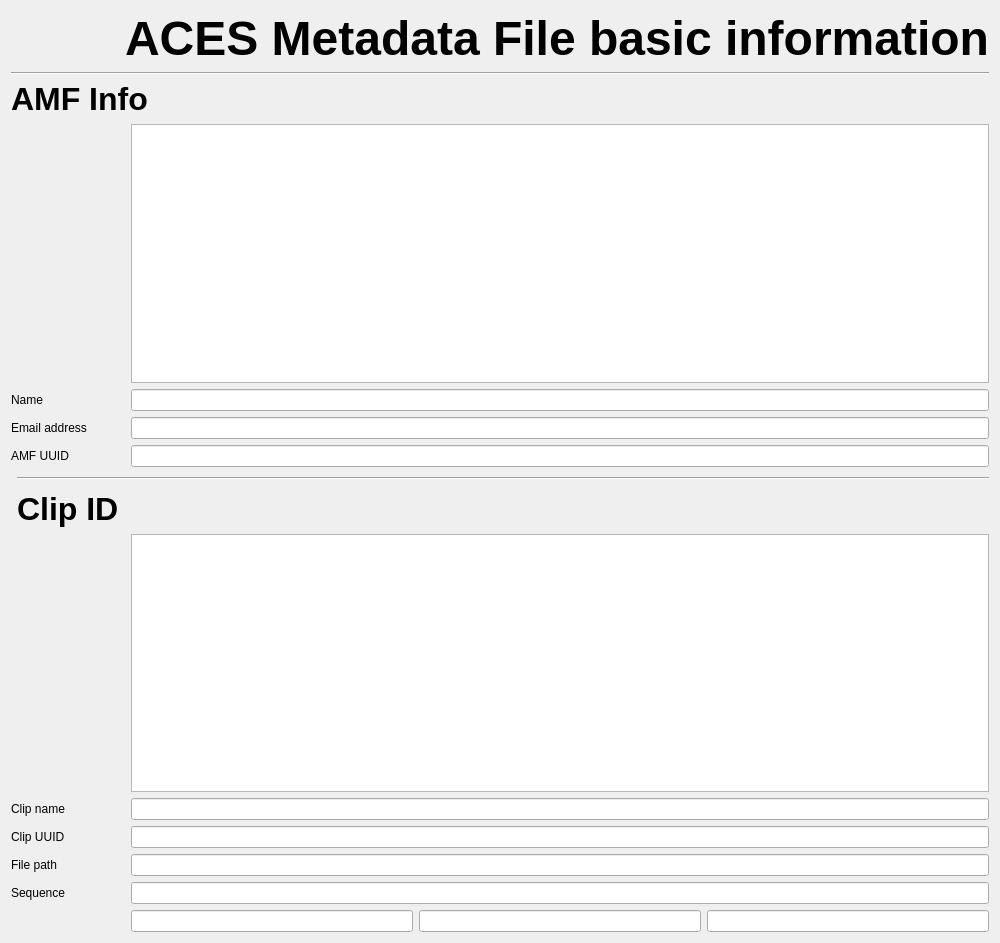
              <widget class="QWidget" name="scrollAreaWidgetContents_3">
               <property name="geometry">
                <rect>
                 <x>0</x>
                 <y>0</y>
                 <width>870</width>
                 <height>943</height>
                </rect>
               </property>
               <layout class="QGridLayout" name="gridLayout_28">
                <item row="10" column="1">
                 <widget class="QLabel" name="label_53">
                  <property name="text">
                   <string>&lt;html&gt;&lt;head/&gt;&lt;body&gt;&lt;p&gt;&lt;span style=&quot; font-size:24pt; font-weight:600;&quot;&gt; Clip ID&lt;/span&gt;&lt;/p&gt;&lt;/body&gt;&lt;/html&gt;</string>
                  </property>
                 </widget>
                </item>
                <item row="6" column="0" colspan="2">
                 <widget class="QLabel" name="label_54">
                  <property name="text">
                   <string>AMF UUID</string>
                  </property>
                 </widget>
                </item>
                <item row="13" column="0" colspan="2">
                 <widget class="QLabel" name="label_55">
                  <property name="text">
                   <string>Clip UUID</string>
                  </property>
                 </widget>
                </item>
                <item row="14" column="0" colspan="2">
                 <widget class="QLabel" name="label_56">
                  <property name="text">
                   <string>File path</string>
                  </property>
                 </widget>
                </item>
                <item row="2" column="0" colspan="4">
                 <widget class="QLabel" name="label_57">
                  <property name="text">
                   <string>&lt;html&gt;&lt;head/&gt;&lt;body&gt;&lt;p&gt;&lt;span style=&quot; font-size:24pt; font-weight:600;&quot;&gt; AMF Info&lt;/span&gt;&lt;/p&gt;&lt;/body&gt;&lt;/html&gt;</string>
                  </property>
                 </widget>
                </item>
                <item row="3" column="3" colspan="3">
                 <widget class="QTextEdit" name="textEdit_11"/>
                </item>
                <item row="12" column="0" colspan="2">
                 <widget class="QLabel" name="label_58">
                  <property name="text">
                   <string>Clip name</string>
                  </property>
                 </widget>
                </item>
                <item row="5" column="3" colspan="3">
                 <widget class="QLineEdit" name="lineEdit_43"/>
                </item>
                <item row="4" column="0" colspan="3">
                 <widget class="QLabel" name="label_59">
                  <property name="text">
                   <string>Name</string>
                  </property>
                 </widget>
                </item>
                <item row="0" column="2" colspan="4">
                 <widget class="QLabel" name="label_60">
                  <property name="palette">
                   <palette>
                    <active>
                     <colorrole role="WindowText">
                      <brush brushstyle="SolidPattern">
                       <color alpha="255">
                        <red>0</red>
                        <green>0</green>
                        <blue>0</blue>
                       </color>
                      </brush>
                     </colorrole>
                     <colorrole role="Button">
                      <brush brushstyle="SolidPattern">
                       <color alpha="255">
                        <red>223</red>
                        <green>223</green>
                        <blue>223</blue>
                       </color>
                      </brush>
                     </colorrole>
                     <colorrole role="Light">
                      <brush brushstyle="SolidPattern">
                       <color alpha="255">
                        <red>255</red>
                        <green>255</green>
                        <blue>255</blue>
                       </color>
                      </brush>
                     </colorrole>
                     <colorrole role="Midlight">
                      <brush brushstyle="SolidPattern">
                       <color alpha="255">
                        <red>239</red>
                        <green>239</green>
                        <blue>239</blue>
                       </color>
                      </brush>
                     </colorrole>
                     <colorrole role="Dark">
                      <brush brushstyle="SolidPattern">
                       <color alpha="255">
                        <red>111</red>
                        <green>111</green>
                        <blue>111</blue>
                       </color>
                      </brush>
                     </colorrole>
                     <colorrole role="Mid">
                      <brush brushstyle="SolidPattern">
                       <color alpha="255">
                        <red>148</red>
                        <green>148</green>
                        <blue>148</blue>
                       </color>
                      </brush>
                     </colorrole>
                     <colorrole role="Text">
                      <brush brushstyle="SolidPattern">
                       <color alpha="255">
                        <red>0</red>
                        <green>0</green>
                        <blue>0</blue>
                       </color>
                      </brush>
                     </colorrole>
                     <colorrole role="BrightText">
                      <brush brushstyle="SolidPattern">
                       <color alpha="255">
                        <red>255</red>
                        <green>255</green>
                        <blue>255</blue>
                       </color>
                      </brush>
                     </colorrole>
                     <colorrole role="ButtonText">
                      <brush brushstyle="SolidPattern">
                       <color alpha="255">
                        <red>0</red>
                        <green>0</green>
                        <blue>0</blue>
                       </color>
                      </brush>
                     </colorrole>
                     <colorrole role="Base">
                      <brush brushstyle="SolidPattern">
                       <color alpha="255">
                        <red>255</red>
                        <green>255</green>
                        <blue>255</blue>
                       </color>
                      </brush>
                     </colorrole>
                     <colorrole role="Window">
                      <brush brushstyle="SolidPattern">
                       <color alpha="255">
                        <red>223</red>
                        <green>223</green>
                        <blue>223</blue>
                       </color>
                      </brush>
                     </colorrole>
                     <colorrole role="Shadow">
                      <brush brushstyle="SolidPattern">
                       <color alpha="255">
                        <red>0</red>
                        <green>0</green>
                        <blue>0</blue>
                       </color>
                      </brush>
                     </colorrole>
                     <colorrole role="AlternateBase">
                      <brush brushstyle="SolidPattern">
                       <color alpha="255">
                        <red>239</red>
                        <green>239</green>
                        <blue>239</blue>
                       </color>
                      </brush>
                     </colorrole>
                     <colorrole role="ToolTipBase">
                      <brush brushstyle="SolidPattern">
                       <color alpha="255">
                        <red>255</red>
                        <green>255</green>
                        <blue>220</blue>
                       </color>
                      </brush>
                     </colorrole>
                     <colorrole role="ToolTipText">
                      <brush brushstyle="SolidPattern">
                       <color alpha="255">
                        <red>0</red>
                        <green>0</green>
                        <blue>0</blue>
                       </color>
                      </brush>
                     </colorrole>
                    </active>
                    <inactive>
                     <colorrole role="WindowText">
                      <brush brushstyle="SolidPattern">
                       <color alpha="255">
                        <red>0</red>
                        <green>0</green>
                        <blue>0</blue>
                       </color>
                      </brush>
                     </colorrole>
                     <colorrole role="Button">
                      <brush brushstyle="SolidPattern">
                       <color alpha="255">
                        <red>223</red>
                        <green>223</green>
                        <blue>223</blue>
                       </color>
                      </brush>
                     </colorrole>
                     <colorrole role="Light">
                      <brush brushstyle="SolidPattern">
                       <color alpha="255">
                        <red>255</red>
                        <green>255</green>
                        <blue>255</blue>
                       </color>
                      </brush>
                     </colorrole>
                     <colorrole role="Midlight">
                      <brush brushstyle="SolidPattern">
                       <color alpha="255">
                        <red>239</red>
                        <green>239</green>
                        <blue>239</blue>
                       </color>
                      </brush>
                     </colorrole>
                     <colorrole role="Dark">
                      <brush brushstyle="SolidPattern">
                       <color alpha="255">
                        <red>111</red>
                        <green>111</green>
                        <blue>111</blue>
                       </color>
                      </brush>
                     </colorrole>
                     <colorrole role="Mid">
                      <brush brushstyle="SolidPattern">
                       <color alpha="255">
                        <red>148</red>
                        <green>148</green>
                        <blue>148</blue>
                       </color>
                      </brush>
                     </colorrole>
                     <colorrole role="Text">
                      <brush brushstyle="SolidPattern">
                       <color alpha="255">
                        <red>0</red>
                        <green>0</green>
                        <blue>0</blue>
                       </color>
                      </brush>
                     </colorrole>
                     <colorrole role="BrightText">
                      <brush brushstyle="SolidPattern">
                       <color alpha="255">
                        <red>255</red>
                        <green>255</green>
                        <blue>255</blue>
                       </color>
                      </brush>
                     </colorrole>
                     <colorrole role="ButtonText">
                      <brush brushstyle="SolidPattern">
                       <color alpha="255">
                        <red>0</red>
                        <green>0</green>
                        <blue>0</blue>
                       </color>
                      </brush>
                     </colorrole>
                     <colorrole role="Base">
                      <brush brushstyle="SolidPattern">
                       <color alpha="255">
                        <red>255</red>
                        <green>255</green>
                        <blue>255</blue>
                       </color>
                      </brush>
                     </colorrole>
                     <colorrole role="Window">
                      <brush brushstyle="SolidPattern">
                       <color alpha="255">
                        <red>223</red>
                        <green>223</green>
                        <blue>223</blue>
                       </color>
                      </brush>
                     </colorrole>
                     <colorrole role="Shadow">
                      <brush brushstyle="SolidPattern">
                       <color alpha="255">
                        <red>0</red>
                        <green>0</green>
                        <blue>0</blue>
                       </color>
                      </brush>
                     </colorrole>
                     <colorrole role="AlternateBase">
                      <brush brushstyle="SolidPattern">
                       <color alpha="255">
                        <red>239</red>
                        <green>239</green>
                        <blue>239</blue>
                       </color>
                      </brush>
                     </colorrole>
                     <colorrole role="ToolTipBase">
                      <brush brushstyle="SolidPattern">
                       <color alpha="255">
                        <red>255</red>
                        <green>255</green>
                        <blue>220</blue>
                       </color>
                      </brush>
                     </colorrole>
                     <colorrole role="ToolTipText">
                      <brush brushstyle="SolidPattern">
                       <color alpha="255">
                        <red>0</red>
                        <green>0</green>
                        <blue>0</blue>
                       </color>
                      </brush>
                     </colorrole>
                    </inactive>
                    <disabled>
                     <colorrole role="WindowText">
                      <brush brushstyle="SolidPattern">
                       <color alpha="255">
                        <red>111</red>
                        <green>111</green>
                        <blue>111</blue>
                       </color>
                      </brush>
                     </colorrole>
                     <colorrole role="Button">
                      <brush brushstyle="SolidPattern">
                       <color alpha="255">
                        <red>223</red>
                        <green>223</green>
                        <blue>223</blue>
                       </color>
                      </brush>
                     </colorrole>
                     <colorrole role="Light">
                      <brush brushstyle="SolidPattern">
                       <color alpha="255">
                        <red>255</red>
                        <green>255</green>
                        <blue>255</blue>
                       </color>
                      </brush>
                     </colorrole>
                     <colorrole role="Midlight">
                      <brush brushstyle="SolidPattern">
                       <color alpha="255">
                        <red>239</red>
                        <green>239</green>
                        <blue>239</blue>
                       </color>
                      </brush>
                     </colorrole>
                     <colorrole role="Dark">
                      <brush brushstyle="SolidPattern">
                       <color alpha="255">
                        <red>111</red>
                        <green>111</green>
                        <blue>111</blue>
                       </color>
                      </brush>
                     </colorrole>
                     <colorrole role="Mid">
                      <brush brushstyle="SolidPattern">
                       <color alpha="255">
                        <red>148</red>
                        <green>148</green>
                        <blue>148</blue>
                       </color>
                      </brush>
                     </colorrole>
                     <colorrole role="Text">
                      <brush brushstyle="SolidPattern">
                       <color alpha="255">
                        <red>111</red>
                        <green>111</green>
                        <blue>111</blue>
                       </color>
                      </brush>
                     </colorrole>
                     <colorrole role="BrightText">
                      <brush brushstyle="SolidPattern">
                       <color alpha="255">
                        <red>255</red>
                        <green>255</green>
                        <blue>255</blue>
                       </color>
                      </brush>
                     </colorrole>
                     <colorrole role="ButtonText">
                      <brush brushstyle="SolidPattern">
                       <color alpha="255">
                        <red>111</red>
                        <green>111</green>
                        <blue>111</blue>
                       </color>
                      </brush>
                     </colorrole>
                     <colorrole role="Base">
                      <brush brushstyle="SolidPattern">
                       <color alpha="255">
                        <red>223</red>
                        <green>223</green>
                        <blue>223</blue>
                       </color>
                      </brush>
                     </colorrole>
                     <colorrole role="Window">
                      <brush brushstyle="SolidPattern">
                       <color alpha="255">
                        <red>223</red>
                        <green>223</green>
                        <blue>223</blue>
                       </color>
                      </brush>
                     </colorrole>
                     <colorrole role="Shadow">
                      <brush brushstyle="SolidPattern">
                       <color alpha="255">
                        <red>0</red>
                        <green>0</green>
                        <blue>0</blue>
                       </color>
                      </brush>
                     </colorrole>
                     <colorrole role="AlternateBase">
                      <brush brushstyle="SolidPattern">
                       <color alpha="255">
                        <red>223</red>
                        <green>223</green>
                        <blue>223</blue>
                       </color>
                      </brush>
                     </colorrole>
                     <colorrole role="ToolTipBase">
                      <brush brushstyle="SolidPattern">
                       <color alpha="255">
                        <red>255</red>
                        <green>255</green>
                        <blue>220</blue>
                       </color>
                      </brush>
                     </colorrole>
                     <colorrole role="ToolTipText">
                      <brush brushstyle="SolidPattern">
                       <color alpha="255">
                        <red>0</red>
                        <green>0</green>
                        <blue>0</blue>
                       </color>
                      </brush>
                     </colorrole>
                    </disabled>
                   </palette>
                  </property>
                  <property name="text">
                   <string>&lt;html&gt;&lt;head/&gt;&lt;body&gt;&lt;p align=&quot;center&quot;&gt;&lt;span style=&quot; font-size:36pt; font-weight:600;&quot;&gt;ACES Metadata File basic information&lt;/span&gt;&lt;/p&gt;&lt;/body&gt;&lt;/html&gt;</string>
                  </property>
                  <property name="textFormat">
                   <enum>Qt::AutoText</enum>
                  </property>
                  <property name="scaledContents">
                   <bool>false</bool>
                  </property>
                 </widget>
                </item>
                <item row="6" column="3" colspan="3">
                 <widget class="QLineEdit" name="lineEdit_44"/>
                </item>
                <item row="5" column="0" colspan="2">
                 <widget class="QLabel" name="label_61">
                  <property name="text">
                   <string>Email address</string>
                  </property>
                 </widget>
                </item>
                <item row="15" column="0" colspan="2">
                 <widget class="QLabel" name="label_62">
                  <property name="text">
                   <string>Sequence</string>
                  </property>
                 </widget>
                </item>
                <item row="4" column="3" colspan="3">
                 <widget class="QLineEdit" name="lineEdit_45"/>
                </item>
                <item row="7" column="1" rowspan="3" colspan="5">
                 <widget class="Line" name="line_5">
                  <property name="orientation">
                   <enum>Qt::Horizontal</enum>
                  </property>
                 </widget>
                </item>
                <item row="16" column="3">
                 <widget class="QLineEdit" name="lineEdit_46"/>
                </item>
                <item row="16" column="5">
                 <widget class="QLineEdit" name="lineEdit_47"/>
                </item>
                <item row="16" column="4">
                 <widget class="QLineEdit" name="lineEdit_48"/>
                </item>
                <item row="15" column="3" colspan="3">
                 <widget class="QLineEdit" name="lineEdit_49"/>
                </item>
                <item row="14" column="3" colspan="3">
                 <widget class="QLineEdit" name="lineEdit_50"/>
                </item>
                <item row="13" column="3" colspan="3">
                 <widget class="QLineEdit" name="lineEdit_51"/>
                </item>
                <item row="12" column="3" colspan="3">
                 <widget class="QLineEdit" name="lineEdit_52"/>
                </item>
                <item row="1" column="0" colspan="6">
                 <widget class="Line" name="line_6">
                  <property name="orientation">
                   <enum>Qt::Horizontal</enum>
                  </property>
                 </widget>
                </item>
                <item row="11" column="3" colspan="3">
                 <widget class="QTextEdit" name="textEdit_12"/>
                </item>
               </layout>
              </widget>
